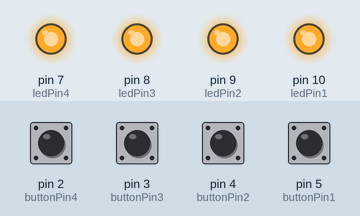
A sketch run on a simulated Arduino Uno, built with avr-gcc and run on an emulated ATmega328P. Shown: output pins drawn as LEDs (lit = HIGH). Inputs (shaded band) come from the test bench; at power-on: pin 2 (buttonPin4), pin 3 (buttonPin3), pin 4 (buttonPin2), pin 5 (buttonPin1) LOW.

Above: at 1.2 s.
1.3 s: pin 2 (buttonPin4) pulled HIGH for 0.15 s
At 2.5 s:
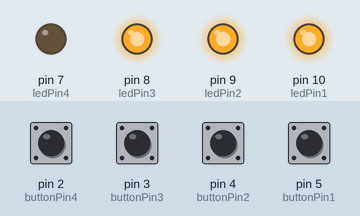
Timing chart, 0 to 4.3 s (numbered marks = the images above; inputs shaded):
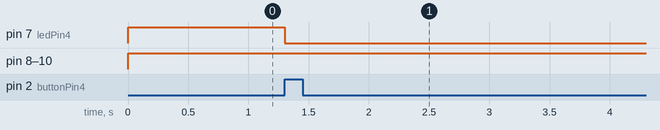

The sketch:

relebotaotimer.ino
```cpp
// constants won't change. They're used here to
// set pin numbers:
const int buttonPin4 = 2;     // the number of the pushbutton pin
const int buttonPin3 = 3;
const int buttonPin2 = 4;
const int buttonPin1 = 5;

const long interval1 = 60000; // 1,5 and 15 min intervals
const long interval5 = 300000;
const long interval15 = 900000;


const int ledPin4 =  7;      // the number of the LED pin
const int ledPin3 =  8;
const int ledPin2 =  9;
const int ledPin1 =  10;

// variables will change:
int button4State = 0;         // variable for reading the pushbutton status
int button3State = 0;
int button2State = 0;
int button1State = 0;

long previousMillis1 = 0;
long previousMillis2 = 0;
long previousMillis3 = 0;
long previousMillis4 = 0;


void setup() {
  // initialize the LED pin as an output:
  pinMode(ledPin4, OUTPUT);
  pinMode(ledPin3, OUTPUT);
  pinMode(ledPin2, OUTPUT);
  pinMode(ledPin1, OUTPUT);

  // initialize the pushbutton pin as an input:
  pinMode(buttonPin4, INPUT);
  pinMode(buttonPin3, INPUT);
  pinMode(buttonPin2, INPUT);
  pinMode(buttonPin1, INPUT);
}

void loop() {
  // read the state of the pushbutton value:
  button4State = digitalRead(buttonPin4);
  button3State = digitalRead(buttonPin3);
  button2State = digitalRead(buttonPin2);
  button1State = digitalRead(buttonPin1);

  unsigned long currentMillis = millis();


  // check if the pushbutton is pressed.
  // if it is, the buttonState is HIGH:
  if (button4State == HIGH) {
    // turn LED on:
    digitalWrite(ledPin4, LOW);
    delay(3600000);
  }

       if (currentMillis > interval1)
           digitalWrite(ledPin4, HIGH);

  else {
    // turn LED off:
    digitalWrite(ledPin4, HIGH);

  }
  if (button3State == HIGH) {
    // turn LED on:
    digitalWrite(ledPin3, LOW);
    delay(3600000);
  }
 else {
    // turn LED off:
    digitalWrite(ledPin3, HIGH);
  }
   if (button2State == HIGH) {
    // turn LED on:
    digitalWrite(ledPin2, LOW);
    delay(3600000);
  }
 else {
    // turn LED off:
    digitalWrite(ledPin2, HIGH);
  }
   if (button1State == HIGH) {
    // turn LED on:
    digitalWrite(ledPin1, LOW);
    delay(10000);
  }
 else {
    // turn LED off:
    digitalWrite(ledPin1, HIGH);

  }
}
```

Measured:
- after the input at 1.3 s, pin 7 (ledPin4): HIGH → LOW at once
